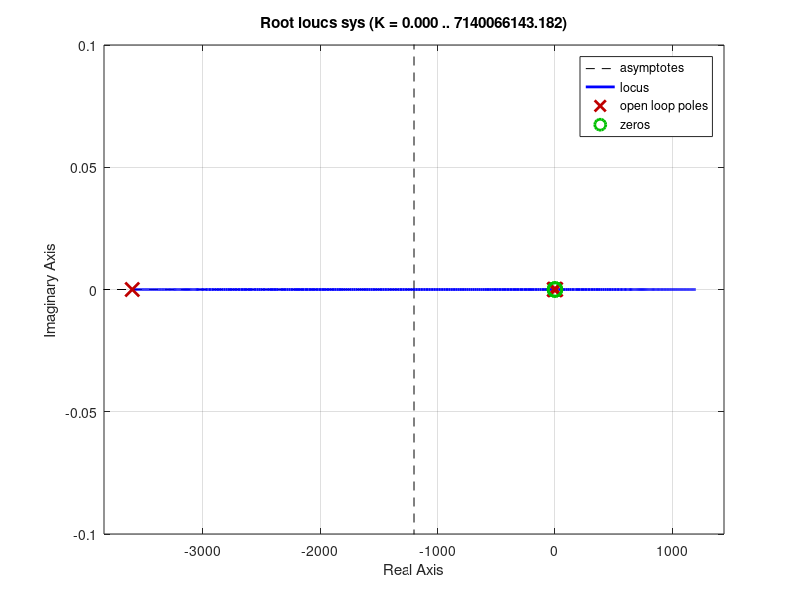

Write MATLAB code to recreate this figure.
Kt=0.0293;
Ke=0.0366;
Jm=2.9e-5;
Jgear=0.153e-3;
Ja=10.3e-3;
Js=1.95e-3;
Lm=11.2e-3;
Rm=0.82;
Bm=1.59e-4;
Bgear=1.11e-3;
N=0.027;
la=0.33;
Ls=0.4;
Ms=0.17;
Ma=0.106;
Bas=0;%1e-3;
g=9.8;

%%Transfer Function Creation
s=tf('s');

%% Controller
D=(100+s)/s;

%% OmegaM/U parameters

A=-2*Ja*Lm*N+2*Lm*Jm+Lm*Ms*la*Ls*N+2*Lm*Jgear

B=-2*Ja*N*Rm+2*Bm*Lm+2*Jm*Rm+2*Bgear+Jgear*Rm+Ms*N*g*Ls*Rm;

C=Lm*Ms*N*g*Ls*la+Lm*Ma*g*la-Lm*N*Ms*g*Ls+2*Bm*Rm+2*Bgear*Rm+2*Kt*Ke;

D=Ms*N*Rm*g*la*Ls+Ma*N*Rm*g*la-N*Ms*g*Rm*Ls;

Fuo=2*Kt*s/(A*s^3+B*s^2+C*s+D)


%% ThetaA/OmegaM parameters

Foa=N/s

%% ThetaS/ThetaA

Fsa=(-3*la*s^2/(2*Ls)+3*Bas*s/(Ms*Ls^2))/(s^2+3*Bas*s/(Ms*Ls^2)-3*g/(2*Ls))

sys=-Fuo*Foa*Fsa*D%*1/(5000+s)
%sys=(0.25*s+K)*Fuo*Foa*Fsa/(1+Fuo*Foa*Fsa)

rlocus(sys);